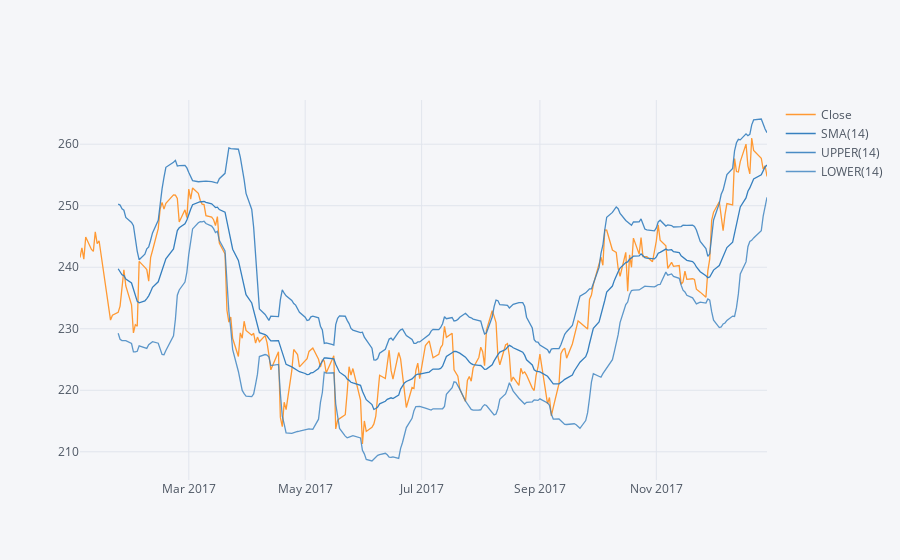

Notebook code for this chart:
### Markdown cell above
### The following is a Bollinger band plot of closing prices for Goldman Sachs in 2017 with a 14-day simple moving average period.

### Code cell
bank_stocks['GS']['Close'].loc['2017-01-01':'2018-01-01'].ta_plot(study='boll')

### Figure 1 — Plotly figure (JSON) as saved in the notebook; plotly's stock layout.template omitted (floating-point values rounded to 4 significant figures; data arrays with more than 128 entries replaced by an {"elided": "..."} marker saying what was removed)
{"data": [{"line": {"color": "rgba(255, 153, 51, 1.0)", "dash": "solid", "shape": "linear", "width": 1.3}, "mode": "lines", "name": "Close", "text": "", "type": "scatter", "x": {"elided": "250 str values"}, "y": {"elided": "250 float values"}}, {"line": {"color": "rgba(55, 128, 191, 1.0)", "dash": "solid", "shape": "linear", "width": 1.3}, "mode": "lines", "name": "SMA(14)", "text": "", "type": "scatter", "x": {"elided": "250 str values"}, "y": {"elided": "250 mixed values"}}, {"line": {"color": "rgba(55, 128, 191, 0.8999999999999999)", "dash": "solid", "shape": "linear", "width": 1.3}, "mode": "lines", "name": "UPPER(14)", "text": "", "type": "scatter", "x": {"elided": "250 str values"}, "y": {"elided": "250 mixed values"}}, {"line": {"color": "rgba(55, 128, 191, 0.7999999999999998)", "dash": "solid", "shape": "linear", "width": 1.3}, "mode": "lines", "name": "LOWER(14)", "text": "", "type": "scatter", "x": {"elided": "250 str values"}, "y": {"elided": "250 mixed values"}}], "layout": {"legend": {"bgcolor": "#F5F6F9", "font": {"color": "#4D5663"}}, "paper_bgcolor": "#F5F6F9", "plot_bgcolor": "#F5F6F9", "title": {"font": {"color": "#4D5663"}}, "xaxis": {"gridcolor": "#E1E5ED", "showgrid": true, "tickfont": {"color": "#4D5663"}, "title": {"font": {"color": "#4D5663"}, "text": ""}, "zerolinecolor": "#E1E5ED"}, "yaxis": {"gridcolor": "#E1E5ED", "showgrid": true, "tickfont": {"color": "#4D5663"}, "title": {"font": {"color": "#4D5663"}, "text": ""}, "zerolinecolor": "#E1E5ED"}}}
